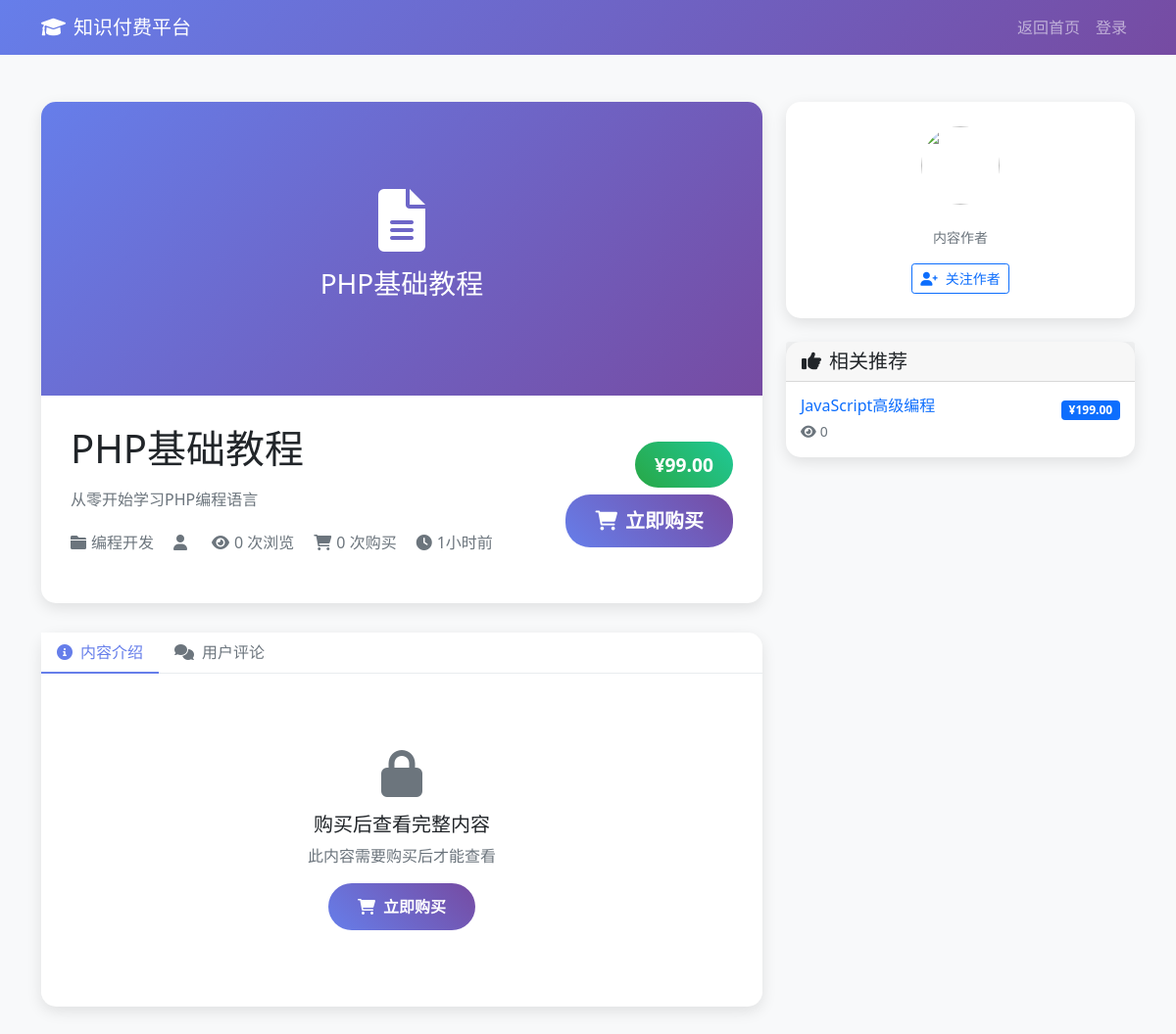
The page /content.php?id=1 on the database its author committed.
### tables this page shows
CREATE TABLE knowledge_items (
    id INT PRIMARY KEY AUTO_INCREMENT,
    title VARCHAR(200) NOT NULL,
    description TEXT,
    content LONGTEXT,
    cover_image VARCHAR(255),
    category_id INT,
    author_id INT,
    price DECIMAL(10,2) NOT NULL DEFAULT 0.00,
    original_price DECIMAL(10,2) DEFAULT 0.00,
    type ENUM('article', 'video', 'audio', 'course', 'document') DEFAULT 'article',
    file_path VARCHAR(500),
    file_size BIGINT DEFAULT 0,
    duration INT DEFAULT 0,  
    view_count INT DEFAULT 0,
    purchase_count INT DEFAULT 0,
    rating DECIMAL(3,2) DEFAULT 0.00,
    status ENUM('draft', 'published', 'hidden') DEFAULT 'draft',
    is_free BOOLEAN DEFAULT FALSE,
    is_featured BOOLEAN DEFAULT FALSE,
    tags JSON,
    created_at TIMESTAMP DEFAULT CURRENT_TIMESTAMP,
    updated_at TIMESTAMP DEFAULT CURRENT_TIMESTAMP ON UPDATE CURRENT_TIMESTAMP,
    FOREIGN KEY (category_id) REFERENCES categories(id) ON DELETE SET NULL,
    FOREIGN KEY (author_id) REFERENCES users(id) ON DELETE SET NULL,
    INDEX idx_category (category_id),
    INDEX idx_author (author_id),
    INDEX idx_status (status),
    INDEX idx_price (price),
    INDEX idx_created (created_at)
);

CREATE TABLE categories (
    id INT PRIMARY KEY AUTO_INCREMENT,
    name VARCHAR(100) NOT NULL,
    description TEXT,
    icon VARCHAR(100),
    sort_order INT DEFAULT 0,
    status ENUM('active', 'inactive') DEFAULT 'active',
    created_at TIMESTAMP DEFAULT CURRENT_TIMESTAMP,
    updated_at TIMESTAMP DEFAULT CURRENT_TIMESTAMP ON UPDATE CURRENT_TIMESTAMP
);

### includes/functions.php (called while the page is built, shortened)
<?php
function getRelativeTime($datetime) {
    $time = time() - strtotime($datetime);
    if ($time < 86400) return floor($time/3600) . '小时前';
    return floor($time/31536000) . '年前';
}
?>

### content.php (the view, shortened to what this page needs)
<?php
require_once 'includes/functions.php';
$content_id = isset($_GET['id']) ? intval($_GET['id']) : 0;
$sql = "SELECT ki.*, c.name as category_name, u.username as author_name, u.avatar as author_avatar
        FROM knowledge_items ki
        LEFT JOIN categories c ON ki.category_id = c.id
        LEFT JOIN users u ON ki.author_id = u.id
        WHERE ki.id = ? AND ki.status = 'published'";
$stmt = $db->prepare($sql);
$stmt->execute([$content_id]);
$content = $stmt->fetch();
$user_has_purchased = false;
$sql = "SELECT * FROM knowledge_items
        WHERE category_id = ? AND id != ? AND status = 'published'
        ORDER BY view_count DESC LIMIT 4";
$stmt = $db->prepare($sql);
$stmt->execute([$content['category_id'], $content_id]);
$related_contents = $stmt->fetchAll();
?>
<!DOCTYPE html>
<html lang="zh-CN">
<head>
    <link href="https://cdn.jsdelivr.net/npm/bootstrap@5.1.3/dist/css/bootstrap.min.css" rel="stylesheet">
    <link href="https://cdnjs.cloudflare.com/ajax/libs/font-awesome/6.0.0/css/all.min.css" rel="stylesheet">
</head>
<body>
    <nav class="navbar navbar-expand-lg navbar-dark" style="background: linear-gradient(135deg, #667eea, #764ba2);">
        <div class="container">
            <a class="navbar-brand" href="index.php">
                <i class="fas fa-graduation-cap me-2"></i>知识付费平台
            </a>
            <div class="navbar-nav ms-auto">
                <a class="nav-link" href="index.php">返回首页</a>
                <?php if (isset($_SESSION['user_id'])): ?>
                    <a class="nav-link" href="profile.php">个人中心</a>
                <?php else: ?>
                    <a class="nav-link" href="login.php">登录</a>
                <?php endif; ?>
            </div>
        </div>
    </nav>
    <div class="container py-5">
        <div class="row">
            <div class="col-lg-8">
                <div class="content-header">
                    <div class="content-cover">
                        <?php if ($content['cover_image']): ?>
                            <img src="<?php echo $content['cover_image']; ?>" alt="<?php echo htmlspecialchars($content['title']); ?>">
                        <?php else: ?>
                            <div class="text-center">
                                <i class="fas fa-<?php echo $content['type'] == 'video' ? 'play-circle' : ($content['type'] == 'audio' ? 'headphones' : 'file-alt'); ?> fa-4x mb-3"></i>
                                <h3><?php echo htmlspecialchars($content['title']); ?></h3>
                            </div>
                        <?php endif; ?>
                    </div>
                    <div class="content-info">
                        <div class="row align-items-center">
                            <div class="col-md-8">
                                <h1 class="mb-3"><?php echo htmlspecialchars($content['title']); ?></h1>
                                <p class="text-muted mb-3"><?php echo htmlspecialchars($content['description']); ?></p>
                                <div class="content-meta">
                                    <div class="meta-item">
                                        <i class="fas fa-folder"></i>
                                        <span><?php echo htmlspecialchars($content['category_name']); ?></span>
                                    </div>
                                    <div class="meta-item">
                                        <i class="fas fa-user"></i>
                                    </div>
                                    <div class="meta-item">
                                        <i class="fas fa-eye"></i>
                                        <span><?php echo $content['view_count']; ?> 次浏览</span>
                                    </div>
                                    <div class="meta-item">
                                        <i class="fas fa-shopping-cart"></i>
                                        <span><?php echo $content['purchase_count']; ?> 次购买</span>
                                    </div>
                                    <div class="meta-item">
                                        <i class="fas fa-clock"></i>
                                        <span><?php echo getRelativeTime($content['created_at']); ?></span>
                                    </div>
                                </div>
                            </div>
                            <div class="col-md-4 text-end">
                                <div class="mb-3">
                                    <?php if ($content['is_free']): ?>
                                        <span class="price-tag free">免费</span>
                                    <?php else: ?>
                                        <span class="price-tag">¥<?php echo number_format($content['price'], 2); ?></span>
                                    <?php endif; ?>
                                </div>
                                <?php if ($user_has_purchased): ?>
                                    <button class="btn btn-success btn-lg" disabled>
                                        <i class="fas fa-check me-2"></i>已购买
                                    </button>
                                <?php elseif ($content['is_free']): ?>
                                    <button class="btn btn-primary btn-lg" disabled>
                                        <i class="fas fa-download me-2"></i>免费内容
                                    </button>
                                <?php else: ?>
                                    <form method="POST" style="display: inline;">
                                        <button type="submit" class="btn-purchase btn-lg">
                                            <i class="fas fa-shopping-cart me-2"></i>立即购买
                                        </button>
                                    </form>
                                <?php endif; ?>
                            </div>
                        </div>
                    </div>
                </div>
                <div class="content-body">
                    <ul class="nav nav-tabs content-tabs" id="contentTabs" role="tablist">
                        <li class="nav-item" role="presentation">
                            <button class="nav-link active" id="description-tab" data-bs-toggle="tab" data-bs-target="#description" type="button">
                                <i class="fas fa-info-circle me-2"></i>内容介绍
                            </button>
                        </li>
                        <li class="nav-item" role="presentation">
                            <button class="nav-link" id="comments-tab" data-bs-toggle="tab" data-bs-target="#comments" type="button">
                                <i class="fas fa-comments me-2"></i>用户评论
                            </button>
                        </li>
                    </ul>
                    <div class="tab-content" id="contentTabContent">
                        <div class="tab-pane fade show active" id="description" role="tabpanel">
                            <?php if ($user_has_purchased || $content['is_free']): ?>
                                <div class="content-detail">
                                    <?php echo $content['content']; ?>
                                </div>
                                <?php if ($content['file_path']): ?>
                                    <div class="mt-4">
                                        <h5>下载内容</h5>
                                        <a href="<?php echo $content['file_path']; ?>" class="btn btn-primary" download>
                                            <i class="fas fa-download me-2"></i>下载文件
                                        </a>
                                    </div>
                                <?php endif; ?>
                            <?php else: ?>
                                <div class="text-center py-5">
                                    <i class="fas fa-lock fa-3x text-muted mb-3"></i>
                                    <h5>购买后查看完整内容</h5>
                                    <p class="text-muted">此内容需要购买后才能查看</p>
                                    <form method="POST" style="display: inline;">
                                        <button type="submit" class="btn-purchase">
                                            <i class="fas fa-shopping-cart me-2"></i>立即购买
                                        </button>
                                    </form>
                                </div>
                            <?php endif; ?>
                        </div>
                    </div>
                </div>
            </div>
            <div class="col-lg-4">
                <div class="author-card mb-4">
                    <img src="<?php echo $content['author_avatar'] ?: 'assets/images/default-avatar.jpg'; ?>"
                         class="author-avatar" alt="<?php echo htmlspecialchars($content['author_name']); ?>">
                    <p class="text-muted small">内容作者</p>
                    <button class="btn btn-outline-primary btn-sm">
                        <i class="fas fa-user-plus me-2"></i>关注作者
                    </button>
                </div>
                <div class="related-content">
                    <div class="card-header">
                        <h5 class="mb-0"><i class="fas fa-thumbs-up me-2"></i>相关推荐</h5>
                    </div>
                    <div class="card-body p-0">
                        <?php foreach ($related_contents as $related): ?>
                            <div class="related-item">
                                <div class="row">
                                    <div class="col-8">
                                        <h6 class="mb-1">
                                            <a href="content.php?id=<?php echo $related['id']; ?>" class="text-decoration-none">
                                                <?php echo htmlspecialchars($related['title']); ?>
                                            </a>
                                        </h6>
                                        <small class="text-muted">
                                            <i class="fas fa-eye me-1"></i><?php echo $related['view_count']; ?>
                                        </small>
                                    </div>
                                    <div class="col-4 text-end">
                                        <?php if ($related['is_free']): ?>
                                            <span class="badge bg-success">免费</span>
                                        <?php else: ?>
                                            <span class="badge bg-primary">¥<?php echo number_format($related['price'], 2); ?></span>
                                        <?php endif; ?>
                                    </div>
                                </div>
                            </div>
                        <?php endforeach; ?>
                    </div>
                </div>
            </div>
        </div>
    </div>
</body>
</html>

### content.php (style rules this page uses)
body { background: #f8f9fa; }
.content-header { background: white; border-radius: 15px; box-shadow: 0 5px 15px rgba(0,0,0,0.1); margin-bottom: 30px; overflow: hidden; }
.content-cover { height: 300px; background: linear-gradient(135deg, #667eea 0%, #764ba2 100%); display: flex; align-items: center; justify-content: center; color: white; position: relative; }
.content-info { padding: 30px; }
.price-tag { background: linear-gradient(45deg, #28a745, #20c997); color: white; padding: 10px 20px; border-radius: 25px; font-weight: bold; font-size: 1.2rem; }
.content-body { background: white; border-radius: 15px; box-shadow: 0 5px 15px rgba(0,0,0,0.1); margin-bottom: 30px; }
.content-tabs { border-bottom: 1px solid #e9ecef; }
.content-tabs .nav-link { border: none; border-radius: 0; color: #6c757d; font-weight: 500; }
.content-tabs .nav-link.active { color: #667eea; border-bottom: 2px solid #667eea; }
.tab-content { padding: 30px; }
.author-card { background: white; border-radius: 15px; box-shadow: 0 5px 15px rgba(0,0,0,0.1); padding: 25px; text-align: center; }
.author-avatar { width: 80px; height: 80px; border-radius: 50%; object-fit: cover; margin-bottom: 15px; }
.related-content { background: white; border-radius: 15px; box-shadow: 0 5px 15px rgba(0,0,0,0.1); margin-bottom: 30px; }
.related-item { border-bottom: 1px solid #e9ecef; padding: 15px; transition: background 0.3s ease; }
.related-item:last-child { border-bottom: none; }
.btn-purchase { background: linear-gradient(45deg, #667eea, #764ba2); border: none; border-radius: 25px; padding: 12px 30px; font-weight: bold; color: white; transition: all 0.3s ease; }
.content-meta { display: flex; gap: 20px; margin: 20px 0; flex-wrap: wrap; }
.meta-item { display: flex; align-items: center; color: #6c757d; }
.meta-item i { margin-right: 5px; }

### rows shown on the page
knowledge_items: title "PHP基础教程", description "从零开始学习PHP编程语言", category.name "编程开发", view_count "0", purchase_count "0", created_at "1小时前", price "99.00"
knowledge_items: title "JavaScript高级编程", view_count "0", price "199.00"
